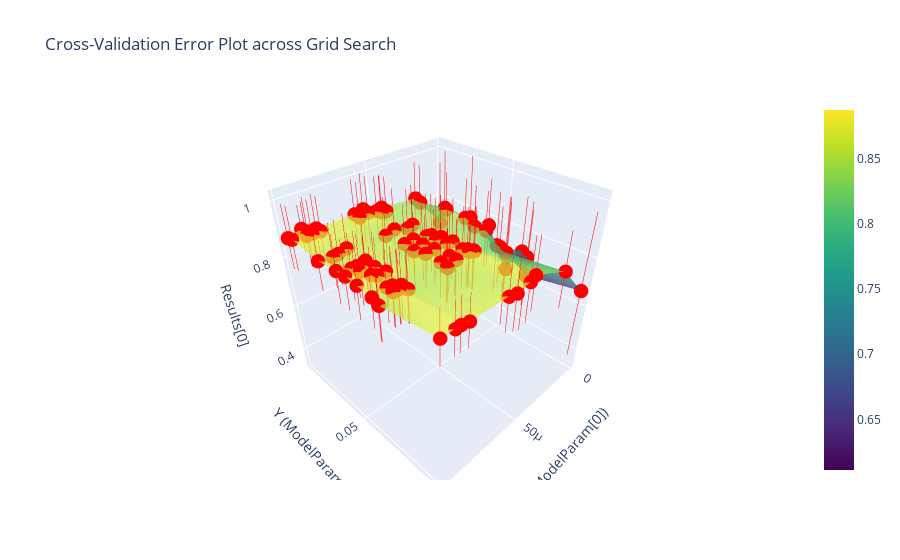

The code cell stored with this chart in its notebook:
### Code cell
wf_validator_sgd.plot_validation()
